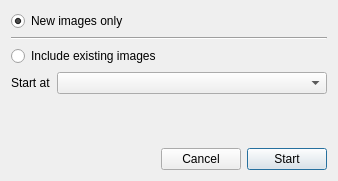
<?xml version="1.0" encoding="UTF-8"?>
<ui version="4.0">
 <class>CameraStartDialog</class>
 <widget class="QDialog" name="CameraStartDialog">
  <property name="geometry">
   <rect>
    <x>0</x>
    <y>0</y>
    <width>338</width>
    <height>181</height>
   </rect>
  </property>
  <property name="windowTitle">
   <string>Start Camera</string>
  </property>
  <layout class="QGridLayout" name="gridLayout_2">
   <item row="7" column="0">
    <spacer name="verticalSpacer_2">
     <property name="orientation">
      <enum>Qt::Vertical</enum>
     </property>
     <property name="sizeHint" stdset="0">
      <size>
       <width>20</width>
       <height>40</height>
      </size>
     </property>
    </spacer>
   </item>
   <item row="0" column="0">
    <widget class="QRadioButton" name="new_images_only">
     <property name="text">
      <string>New images only</string>
     </property>
     <property name="checked">
      <bool>true</bool>
     </property>
    </widget>
   </item>
   <item row="1" column="0">
    <widget class="Line" name="line">
     <property name="orientation">
      <enum>Qt::Horizontal</enum>
     </property>
    </widget>
   </item>
   <item row="2" column="0">
    <widget class="QRadioButton" name="include_existing">
     <property name="text">
      <string>Include existing images</string>
     </property>
    </widget>
   </item>
   <item row="9" column="0">
    <layout class="QHBoxLayout" name="horizontal_layout">
     <item>
      <spacer name="horizontalSpacer">
       <property name="orientation">
        <enum>Qt::Horizontal</enum>
       </property>
       <property name="sizeHint" stdset="0">
        <size>
         <width>40</width>
         <height>20</height>
        </size>
       </property>
      </spacer>
     </item>
     <item>
      <widget class="QPushButton" name="cancel_button">
       <property name="text">
        <string>Cancel</string>
       </property>
       <property name="autoDefault">
        <bool>false</bool>
       </property>
      </widget>
     </item>
     <item>
      <widget class="QPushButton" name="done_button">
       <property name="text">
        <string>Start</string>
       </property>
       <property name="autoDefault">
        <bool>true</bool>
       </property>
       <property name="default">
        <bool>true</bool>
       </property>
      </widget>
     </item>
    </layout>
   </item>
   <item row="5" column="0">
    <layout class="QHBoxLayout" name="horizontalLayout_2" stretch="0,1">
     <item>
      <widget class="QLabel" name="label">
       <property name="text">
        <string>Start at</string>
       </property>
      </widget>
     </item>
     <item>
      <widget class="QComboBox" name="start_combo_box"/>
     </item>
    </layout>
   </item>
  </layout>
 </widget>
 <resources/>
 <connections/>
</ui>
